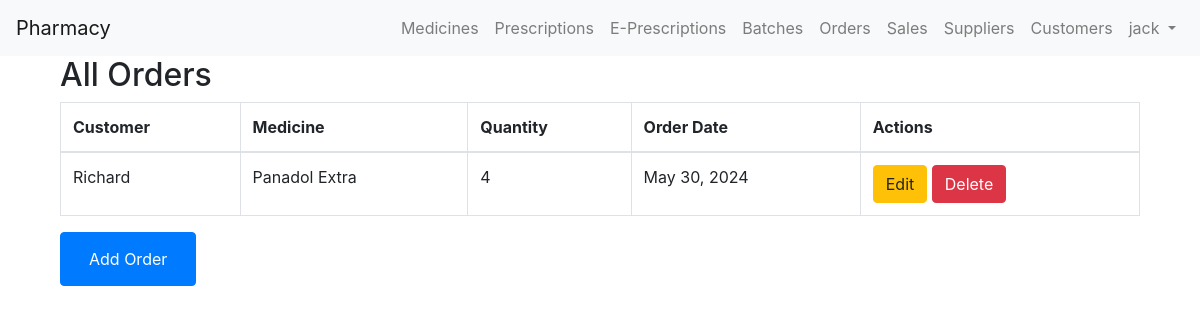
The page /orders/ (signed in) on the database as committed earlier.
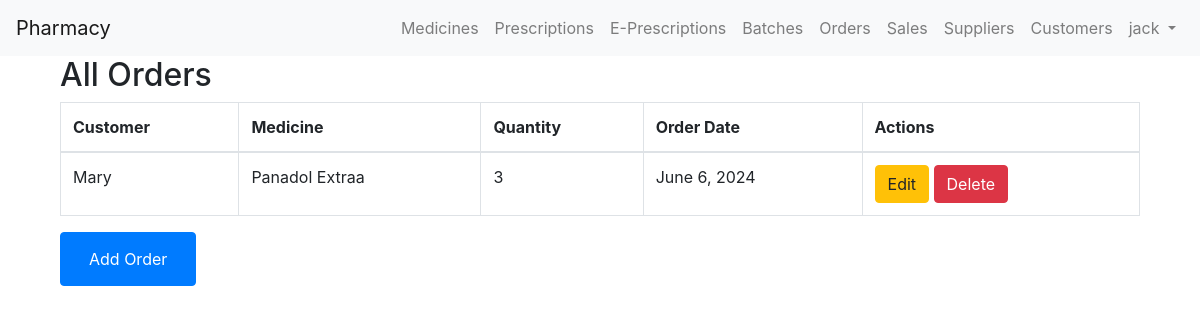
The same page on the database as committed later.
### chemistApi/models.py (models this page shows, shortened)
class Order(models.Model):
    customer = models.ForeignKey(Customer, on_delete=models.SET_NULL, null=True, blank=True, default=None)
    medicine = models.ForeignKey(Medicine, related_name='orders', on_delete=models.CASCADE)
    quantity = models.IntegerField()
    order_date = models.DateField(auto_now_add=True)

class Customer(models.Model):
    name = models.CharField(max_length=255)
    contact = models.CharField(max_length=20, unique=True)

class Medicine(models.Model):
    name = models.CharField(max_length=255)
    supplier = models.ForeignKey(Supplier, on_delete=models.CASCADE)
    description = models.TextField(default='No description provided')
    price = models.DecimalField(max_digits=10, decimal_places=2, default=0)

### chemistApi/views.py (the view)
# urls.py: path('orders/', views.OrderListView.as_view(), name='order_list'),
@method_decorator(login_required, name='dispatch')
class OrderListView(ListView):
    model = Order
    template_name = 'order_list.html'
    context_object_name = 'orders'

### chemistApi/templates/order_list.html (shortened to what this page needs)
{% extends 'base.html' %}
{% block content %}
<div class="container">
    <h2>All Orders</h2>
    <table class="table table-bordered">
        <thead>
            <tr>
                <th>Customer</th>
                <th>Medicine</th>
                <th>Quantity</th>
                <th>Order Date</th>
                <th>Actions</th>
            </tr>
        </thead>
        <tbody>
            {% for order in orders %}
            <tr>
                <td>{{ order.customer.name }}</td>
                <td>{{ order.medicine.name }}</td>
                <td>{{ order.quantity }}</td>
                <td>{{ order.order_date }}</td>
                <td>
                    <a href="{% url 'update_order' order.pk %}" class="btn btn-warning">Edit</a>
                    <a href="{% url 'delete_order' order.pk %}" class="btn btn-danger">Delete</a>
                </td>
            </tr>
            {% endfor %}
        </tbody>
    </table>
    <button class="btn btn-primary">
        <a href="{% url 'create_order' %}" class="nav-link text-white">Add Order</a>
    </button>
</div>
{% endblock %}

Rows that differ between the two databases and show on the page:
removed Order: customer.name "Richard", medicine.name "Panadol Extra", quantity "4", order_date "May 30, 2024"
added Order: customer.name "Mary", medicine.name "Panadol Extraa", quantity "3", order_date "June 6, 2024"
